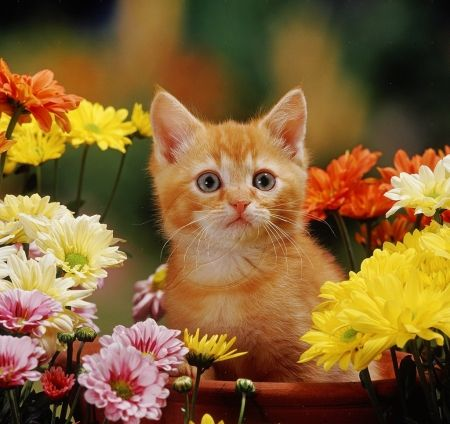
#> input picture Week10/DSPSa2/cat.jpg, 450 x 424 px
$ jupyter execute --allow-errors Week10_Images_DSPSA2.ipynb
#> lines starting #> are read from the running program, lines starting #| are printed output that depends on the picture
# Week 10 Images
## computer images

[cell 1]
from PIL import ImageColor

print(ImageColor.getcolor('crimson', 'RGBA'))
print(ImageColor.getcolor('rebeccapurple', 'RGBA'))
print(ImageColor.getcolor('darksalmon', 'RGBA'))

Download the file colours.txt from canvas
- AliceBlue
- Antiquewhite
- Aqua
- ...

and create a csv file in the following format
- Color, R, G, B, A
- AliceBlue, 240, 248, 255, 255
- AntiqueWhite, 250, 235, 215, 255
- ...

[cell 2]
from PIL import ImageColor
csvfile = open("colours.csv", "w")
csvfile.write("Colour, R, G, B, A\n")

#> (the rest of this cell did not finish here and is left out)

## Manipulating images

### Image properties

[cell 3]
from PIL import Image

img = Image.open("cat.jpg")
#> img is the input picture: PIL image 450x424 RGB; mean R, G, B 131.1, 97.8, 51.6
print(img)
#| <PIL.JpegImagePlugin.JpegImageFile image mode=RGB size=450x424 at 0x7FA9B7AA4690>
print(img.height, img.width)
#| 424 450
print(img.size)
#| (450, 424)

height, width = img.size
#> height = 450; width = 424
print(width)
#| 424

print(img.filename)
#| cat.jpg
print(img.format)
#| JPEG
img.show()

#change format
print(img.format_description)
#| JPEG (ISO 10918)
img.save("cat.png")

png = Image.open("cat.png")
print(png.format_description)
#| Portable network graphics
png.show()

### cropping images

[cell 4]
from PIL import Image

img = Image.open("cat.jpg")
img = img.crop((150,85,310,250))
#> img: PIL image 160x165 RGB
img.save("CATFACE.jpg")
img.show()

### creating images

[cell 5]
from PIL import Image
img = Image.new('RGBA', (100,200), 'rebeccapurple')
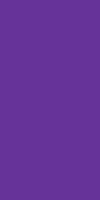
#> img: PIL image 100x200 RGBA; mean R, G, B, A 102, 51, 153, 255
img.save("rebecca.png")

img = Image.new('RGBA', (200,200))
#> img: PIL image 200x200 RGBA; every value is 0
img.save("transparant.png")

img = Image.new('RGBA', (100,100), 'darksalmon')
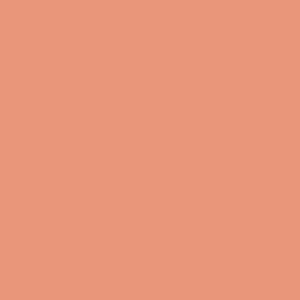
#> img: PIL image 100x100 RGBA (shown 3 times larger); mean R, G, B, A 233, 150, 122, 255
img.save("salmon.png")

### copy and pasting

[cell 6]
from PIL import Image
import random

img = Image.open("cat.jpg")
crop = Image.open("CATFACE.jpg")
copying = img.copy()

copying.paste(crop, (0,0))

for x in range(0,10):
    copying.paste(crop, (random.randint(0,img.width - crop.width), random.randint(0,img.width - crop.width)))
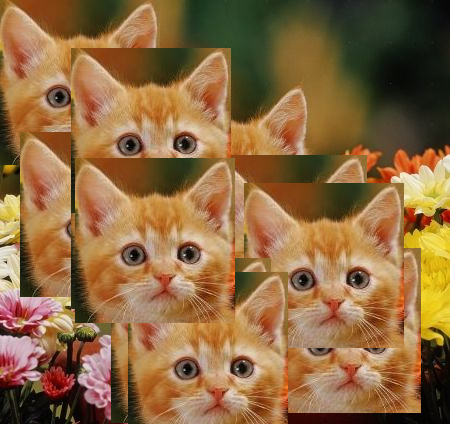
#> copying: PIL image 450x424 RGB; mean R, G, B 142.1, 105.7, 65.3

copying.show()

[cell 7]
# chessboard of cropped images
from PIL import Image
catface = Image.open("CATFACE.jpg")
copy = catface.copy()
img = Image.new('RGBA', (catface.width * 10, catface.height * 10), "white")
#> img: PIL image 1600x1650 RGBA; every value is 255

for i in range(0,10):
    for j in range(0,10):
        if (i + j) % 2 == 0:
            img.paste(copy, (i * catface.width, j * catface.height))
        else:
            img.paste(copy.rotate(180), (i * catface.width, j * catface.height))
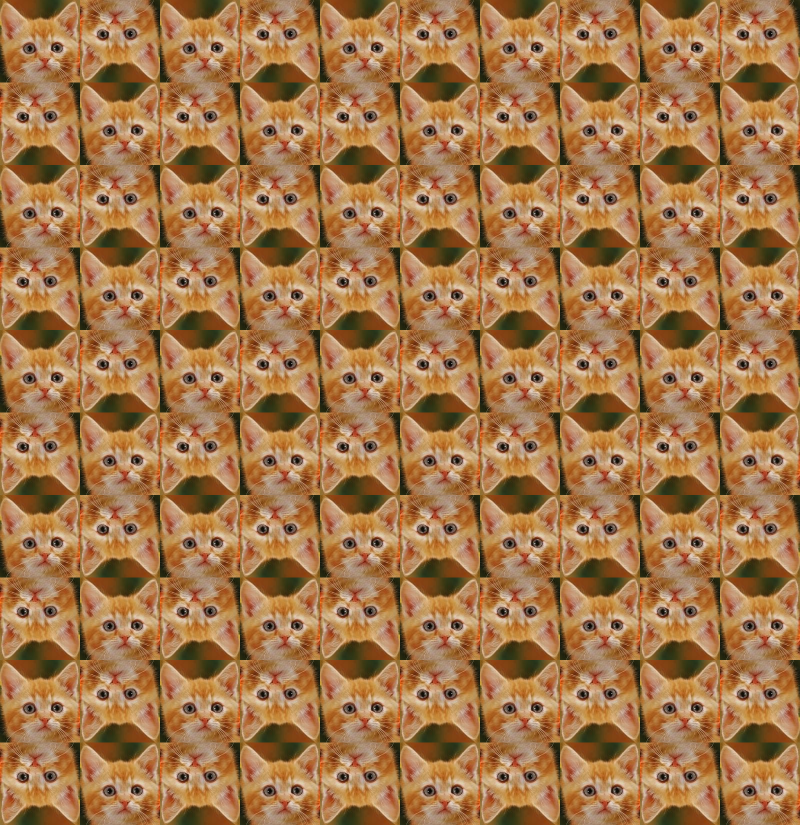
#> img: PIL image 1600x1650 RGBA (shown at 1/2 size); mean R, G, B, A 163.3, 117.6, 73.9, 255

img.show()
img.save("catfacechess.png")

### Transforming images

[cell 8]
from PIL import Image
img = Image.open("cat.jpg")
img.rotate(90) #90 to the left
img.rotate(180) #180 to the left
img.rotate(-90) #90 to the right

img.transpose(Image.FLIP_LEFT_RIGHT)
img.transpose(Image.FLIP_TOP_BOTTOM).show()
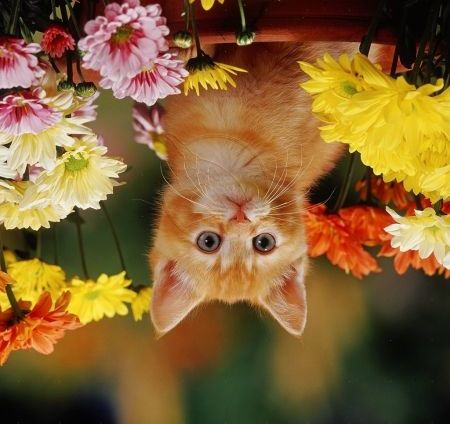
#> shown: PIL image 450x424 RGB; mean R, G, B 131.1, 97.8, 51.6

halfsize = img.resize((int(width/2), int(height/2)))
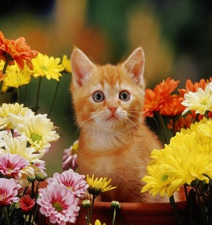
#> halfsize: PIL image 212x225 RGB; mean R, G, B 131.1, 97.8, 51.6
halfsize.save("halfsize.jpg")

### Looping over an image pixel by pixel

[cell 9]
from PIL import Image
img = Image.open("cat.jpg")
for x in range(0, img.width):
    for y in range(0, img.height):
        r,g,b = img.getpixel((x,y))
        inverted = (255 - r, 255 - g, 255 - b)
        img.putpixel((x,y), inverted)
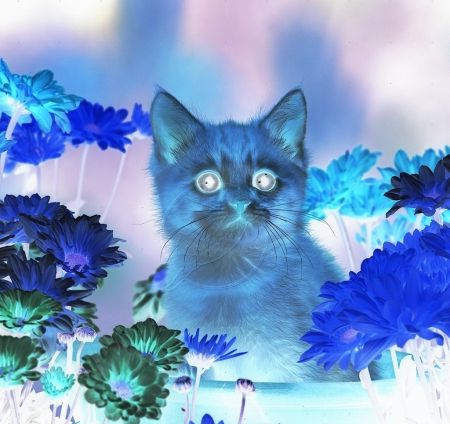
#> img: PIL image 450x424 RGB; mean R, G, B 123.9, 157.2, 203.4

img.save("inverted.png")

[cell 10]
from PIL import Image
img = Image.open("cat.jpg")
withoutGreen = Image.new('RGBA', img.size, "white")
#> withoutGreen: PIL image 450x424 RGBA; every value is 255
extraRed = Image.new('RGBA', img.size, "white")

for i in range(0, img.width):
    for j in range(0, img.height):
        pixel = img.getpixel((i,j))
        extraRed.putpixel((i,j), (255, pixel[1], pixel[2]))
        withoutGreen.putpixel((i,j), (pixel[0], 0, pixel[2]))
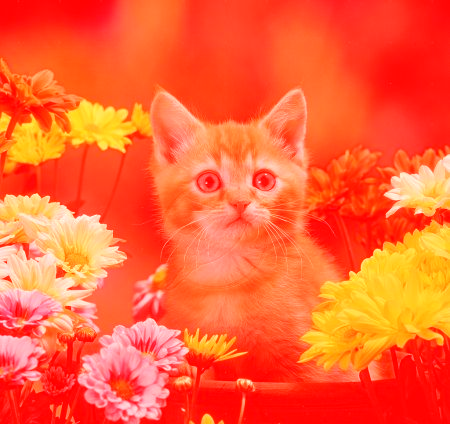
#> extraRed: PIL image 450x424 RGBA; mean R, G, B, A 255, 97.8, 51.6, 255
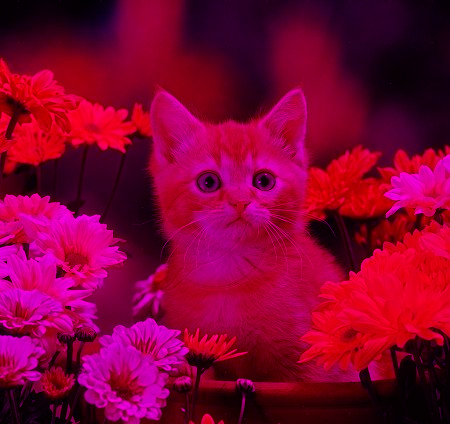
#> withoutGreen: PIL image 450x424 RGBA; mean R, G, B, A 131.1, 0, 51.6, 255

withoutGreen.save("catNoGreen.gif")
extraRed.save("RED.gif")

### converting / inverting images

[cell 11]
import cv2
import numpy as np

img = cv2.imread("cat.jpg")
#> img: shape (424, 450, 3)
print(img.shape)
#| (424, 450, 3)

#grayscale
gray = cv2.cvtColor(img, cv2.COLOR_BGR2GRAY)
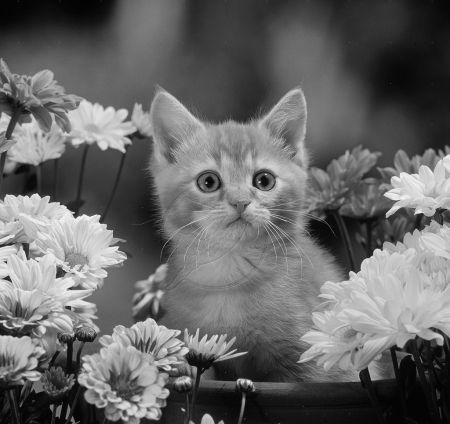
#> gray: shape (424, 450); min 0, max 249, mean 102.5
cv2.imwrite("GRAY.jpg", gray)

#BGR TO RGB
RGB = cv2.cvtColor(img, cv2.COLOR_BGR2RGB)
cv2.imwrite("RGB.jpg", RGB)
#> Out = True
